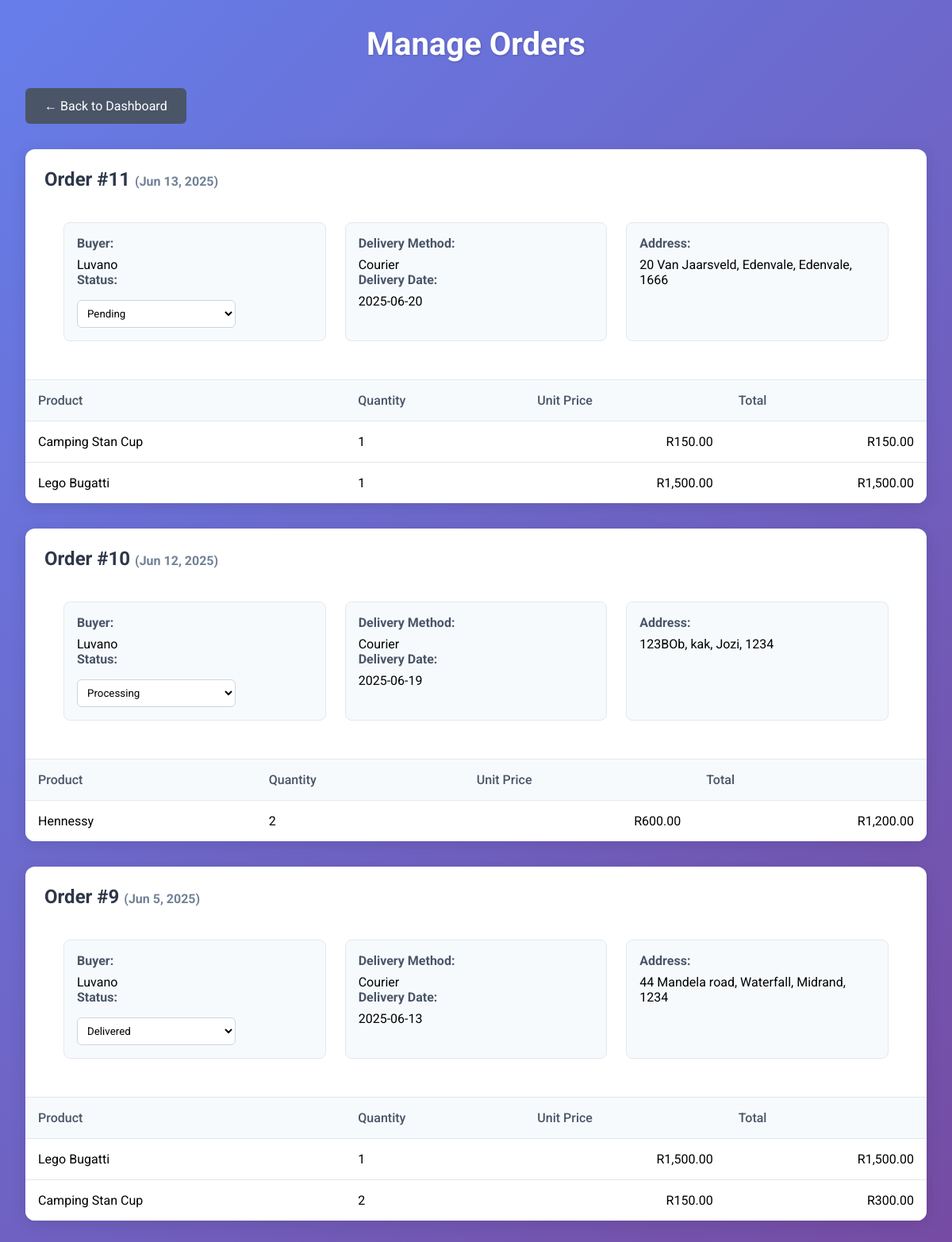
The app's page /shop_luvanski/manage_orders.php (signed in) with its own data.
### tables this page shows
CREATE TABLE `orders` (
  `id` int(11) NOT NULL,
  `user_id` int(11) NOT NULL,
  `delivery_method` varchar(50) NOT NULL,
  `address` text NOT NULL,
  `speed` varchar(50) NOT NULL,
  `delivery_date` date NOT NULL,
  `total_amount` decimal(10,2) NOT NULL,
  `card_last4` char(4) NOT NULL,
  `created_at` datetime NOT NULL,
  `status` enum('pending','processing','shipped','delivered') NOT NULL DEFAULT 'pending'
);

CREATE TABLE `users` (
  `id` int(11) NOT NULL,
  `username` varchar(50) NOT NULL,
  `email` varchar(100) NOT NULL,
  `password` varchar(255) NOT NULL,
  `role` enum('buyer','seller') NOT NULL,
  `created_at` timestamp NOT NULL DEFAULT current_timestamp()
);

### shop_luvanski/manage_orders.php (the view, shortened to what this page needs)
<?php
require 'config.php';
$seller_id = $_SESSION['user_id'];
try {
    $stmt = $pdo->prepare("
        SELECT DISTINCT
            o.id AS order_id,
            o.created_at AS order_date,
            o.delivery_method,
            o.delivery_date,
            o.address,
            o.status,
            oi.product_id,
            oi.quantity,
            oi.product_name,
            oi.price,
            u.username AS buyer_name
        FROM order_items oi
        JOIN orders o ON oi.order_id = o.id
        JOIN users u ON o.user_id = u.id
        WHERE oi.seller_id = ?
        ORDER BY o.created_at DESC
    ");
    $stmt->execute([$seller_id]);
    $orders = $stmt->fetchAll();
} catch (PDOException $e) {
    die("Error fetching orders: " . $e->getMessage());
}
$groupedOrders = [];
foreach ($orders as $order) {
    $orderId = $order['order_id'];
    if (!isset($groupedOrders[$orderId])) {
        $groupedOrders[$orderId] = [
            'details' => [
                'order_date' => $order['order_date'],
                'delivery_method' => $order['delivery_method'],
                'delivery_date' => $order['delivery_date'],
                'address' => $order['address'],
                'status' => $order['status'],
                'buyer_name' => $order['buyer_name']
            ],
            'items' => []
        ];
    }
    $groupedOrders[$orderId]['items'][] = $order;
}
?>
<!DOCTYPE html>
<html lang="en">
<head>
</head>
<body>
    <div class="container">
        <h2>Manage Orders</h2>
        <a href="seller_dashboard.php" class="back-btn">
            <button>← Back to Dashboard</button>
        </a>
        <?php if (empty($groupedOrders)): ?>
            <p class="no-orders">No orders found</p>
        <?php else: ?>
            <?php foreach ($groupedOrders as $orderId => $orderData): ?>
                <div class="order-card">
                    <div class="order-header">
                        <h3>Order #<?= $orderId ?>
                            <small>(<?= date('M j, Y', strtotime($orderData['details']['order_date'])) ?>)</small>
                        </h3>
                        <div class="order-details">
                            <div class="detail-item">
                                <strong>Buyer:</strong> <?= htmlspecialchars($orderData['details']['buyer_name']) ?><br>
                                <strong>Status:</strong>
                                <select class="status-select" data-order="<?= $orderId ?>">
                                    <option value="pending" <?= $orderData['details']['status'] === 'pending' ? 'selected' : '' ?>>Pending</option>
                                    <option value="processing" <?= $orderData['details']['status'] === 'processing' ? 'selected' : '' ?>>Processing</option>
                                    <option value="delivered" <?= $orderData['details']['status'] === 'delivered' ? 'selected' : '' ?>>Delivered</option>
                                </select>
                            </div>
                            <div class="detail-item">
                                <strong>Delivery Method:</strong> <?= ucfirst($orderData['details']['delivery_method']) ?><br>
                                <strong>Delivery Date:</strong> <?= $orderData['details']['delivery_date'] ?>
                            </div>
                            <div class="detail-item">
                                <strong>Address:</strong> <?= nl2br(htmlspecialchars($orderData['details']['address'])) ?>
                            </div>
                        </div>
                    </div>
                    <table class="products-table">
                        <thead>
                            <tr>
                                <th>Product</th>
                                <th>Quantity</th>
                                <th>Unit Price</th>
                                <th>Total</th>
                            </tr>
                        </thead>
                        <tbody>
                            <?php foreach ($orderData['items'] as $item): ?>
                                <tr>
                                    <td><?= htmlspecialchars($item['product_name']) ?></td>
                                    <td><?= $item['quantity'] ?></td>
                                    <td>R<?= number_format($item['price'], 2) ?></td>
                                    <td>R<?= number_format($item['price'] * $item['quantity'], 2) ?></td>
                                </tr>
                            <?php endforeach; ?>
                        </tbody>
                    </table>
                </div>
            <?php endforeach; ?>
        <?php endif; ?>
    </div>
</body>
</html>

### shop_luvanski/manage_orders.php (style rules this page uses)
* { margin: 0; padding: 0; box-sizing: border-box; font-family: 'Roboto', sans-serif; }
body { background: linear-gradient(135deg, #667eea 0%, #764ba2 100%); min-height: 100vh; padding: 2rem; }
.container { max-width: 1200px; margin: 0 auto; }
h2 { color: white; font-size: 2.5rem; margin-bottom: 2rem; text-align: center; text-shadow: 1px 1px 3px rgba(0, 0, 0, 0.2); }
.back-btn button { background: #4a5568; color: white; padding: 0.8rem 1.5rem; border: none; border-radius: 6px; cursor: pointer; font-size: 1rem; transition: all 0.3s ease; margin-bottom: 2rem; }
.order-card { background: white; border-radius: 12px; box-shadow: 0 4px 20px rgba(0, 0, 0, 0.1); margin-bottom: 2rem; overflow: hidden; }
.order-header { padding: 1.5rem; border-bottom: 1px solid #e2e8f0; }
.order-header h3 { font-size: 1.5rem; color: #2d3748; margin-bottom: 1rem; }
.order-header small { font-size: 1rem; color: #718096; }
.order-details { display: grid; grid-template-columns: repeat(auto-fit, minmax(250px, 1fr)); gap: 1.5rem; padding: 1.5rem; }
.detail-item { background: #f7fafc; padding: 1rem; border-radius: 8px; border: 1px solid #e2e8f0; }
.detail-item strong { color: #4a5568; display: block; margin-bottom: 0.5rem; }
.status-select { padding: 0.5rem; border: 1px solid #cbd5e0; border-radius: 6px; width: 100%; max-width: 200px; margin-top: 0.5rem; background: white; transition: all 0.3s ease; }
.products-table { width: 100%; border-collapse: collapse; background: white; }
.products-table th, .products-table td { padding: 1rem; text-align: left; border-bottom: 1px solid #e2e8f0; }
.products-table th { background: #f7fafc; color: #4a5568; font-weight: 500; }
.products-table tr:last-child td { border-bottom: none; }
.products-table td:nth-child(3), .products-table td:nth-child(4) { text-align: right; }

### records on screen
orders: product_name "Camping Stan Cup", quantity "1", price "150.00", quantity "150.00", product_name "Lego Bugatti", price "1,500.00", quantity "1,500.00"
orders: orderId "10", created_at "Jun 12, 2025", user.username "Luvano", status "Processing", delivery_method "Courier", delivery_date "2025-06-19", address "123BOb, kak, Jozi, 1234", product_name "Hennessy", quantity "2", price "600.00", quantity "1,200.00"
orders: id "9", id "Delivered", product_name "Lego Bugatti", quantity "1", price "1,500.00", quantity "1,500.00", product_name "Camping Stan Cup", quantity "2", price "150.00", quantity "300.00"

### other values on screen
$orderId "11"
date('M j, Y', strtotime($orderData['details']['order_date'])) "Jun 13, 2025"
$orderData['details']['buyer_name'] "Luvano"
$orderData['details']['delivery_method'] "Courier"
$orderData['details']['delivery_date'] "2025-06-20"
$orderData['details']['address'] "20 Van Jaarsveld, Edenvale, Edenvale, 1666"
date('M j, Y', strtotime($orderData['details']['order_date'])) "Jun 5, 2025"
$orderData['details']['delivery_date'] "2025-06-13"
$orderData['details']['address'] "44 Mandela road, Waterfall, Midrand, 1234"
